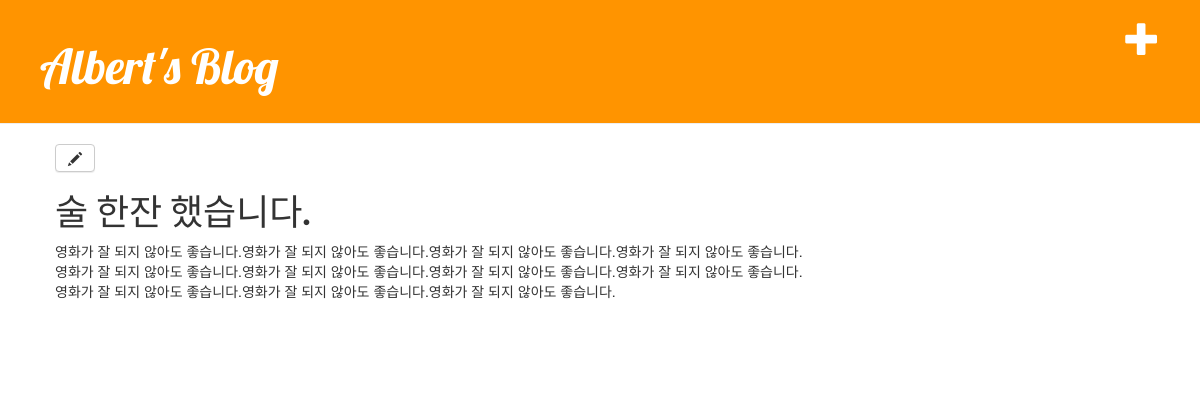
Page /blog/post/2 on the committed database.
### blog/models.py (models this page shows, shortened)
class Post(models.Model):
    author = models.ForeignKey('auth.User', on_delete=models.CASCADE)
    title = models.CharField(max_length=200)
    text = models.TextField()
    created_date = models.DateTimeField(default=timezone.now)
    published_date = models.DateTimeField(blank=True, null=True)

### blog/views.py (the view)
# urls.py: path('post/<int:pk>', views.post_detail, name='post_detail'),
def post_detail(request, pk):
    post = get_object_or_404(Post, pk=pk)
    return render(request, 'blog/post_detail.html', {'post': post})

### blog/templates/blog/post_detail.html (shortened to what this page needs)
{% extends 'blog/base.html' %}
{% block content %}
    <div class="post">
        <a class="btn btn-default" href="{% url 'post_edit' pk=post.pk %}"><span class="glyphicon glyphicon-pencil"></span></a>
        <h1>{{ post.title }}</h1>
        <p>{{ post.text|linebreaksbr }}</p>
    </div>
{% endblock %}

### blog/static/css/blog.css (style rules this page uses)
h1, h2, h3, h4 { font-family: 'Lobster', cursive; }
.post { margin-bottom: 70px; }

### rows in the picture
Post: title "술 한잔 했습니다.", text "영화가 잘 되지 않아도 좋습니다.영화가 잘 되지 않아도 좋습니다.영화가 잘 되지 않아도 좋습니다.영화가 잘 되지 않아도 좋습니다.영화가 잘 되지 않아도 좋습니다.영화가 잘 되지 않아도 좋습니다.영화가 잘 되지 않아도 좋습니다.영화가 잘 되지 않아도 좋습니다.영화가 잘 되지 않아도 좋습니다.영화가 잘 되지 않아도 좋습니다.영화가 잘 되지 않아도 좋습니다."
